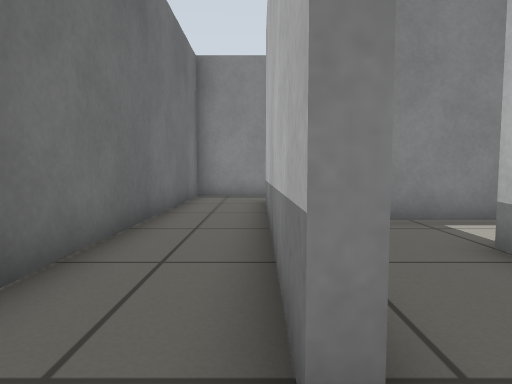
[1] (above)

20 first-person views from a walk through a robot-simulator world made for Gazebo. The camera is 0.5 m above the floor, tilts 4° down and sees 75° across. The floor is counted in squares, 0.5 m on a side. Each view is taken from the middle of a square. On the plan, view 1 faces up. The plan holds only what a view shows up to about 12 squares ahead; the rest is blank. Simple patterns stand in for the simulator's built-in surfaces.

[2]
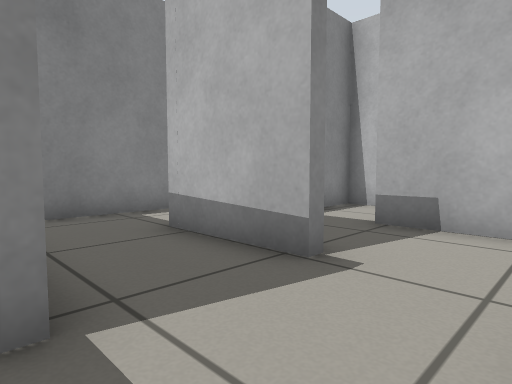

[3]
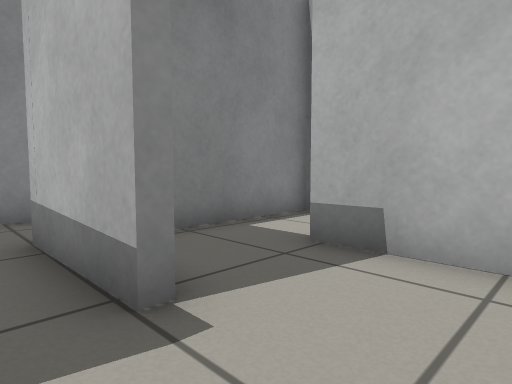

[4]
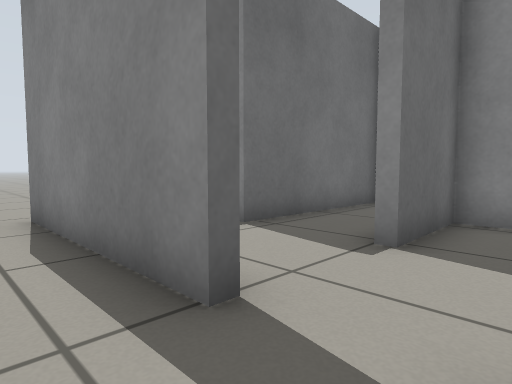

[5]
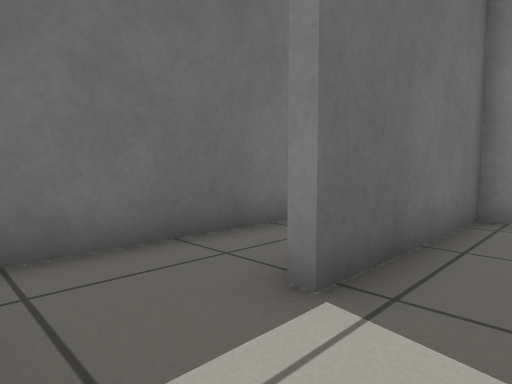

[6]
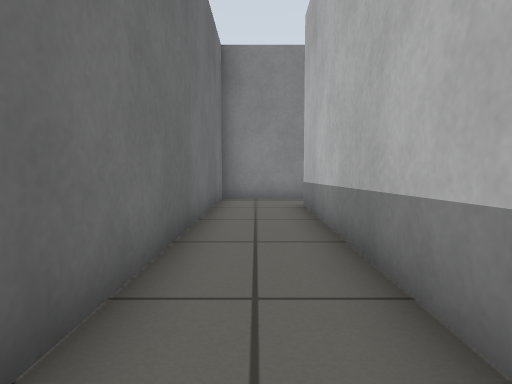

[7]
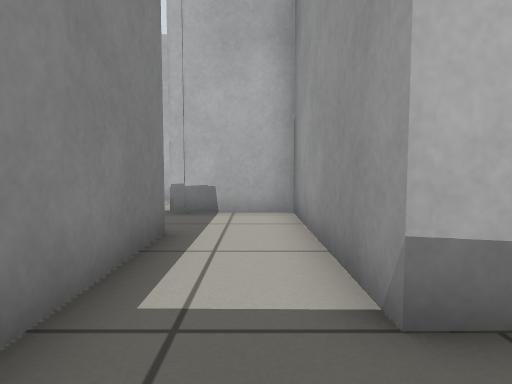

[8]
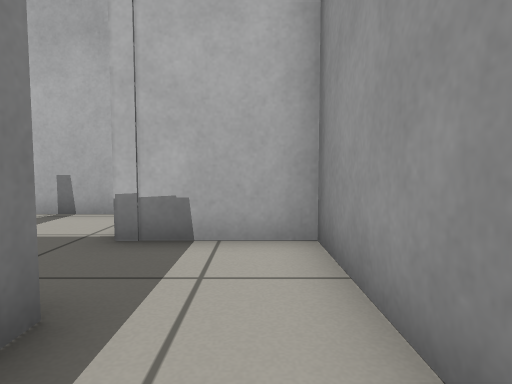

[9]
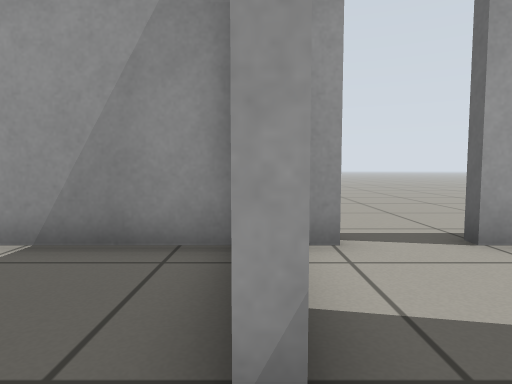

[10]
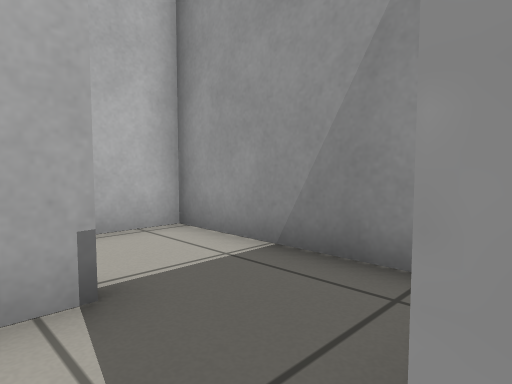

[11]
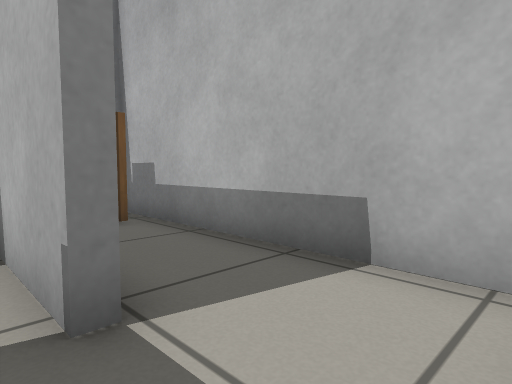

[12]
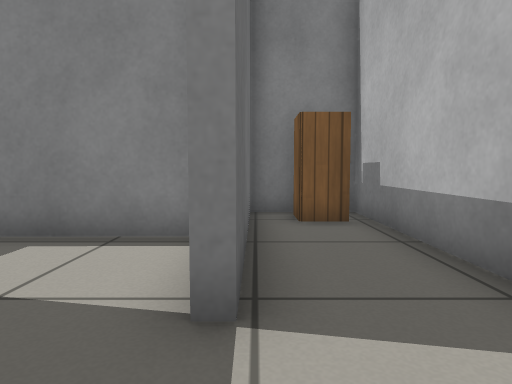

[13]
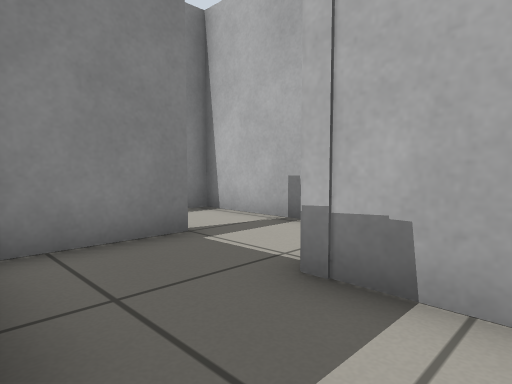

[14]
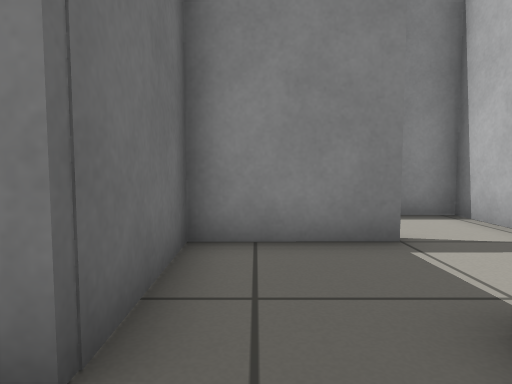

[15]
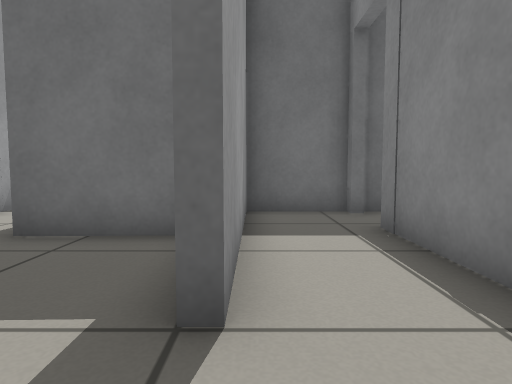

[16]
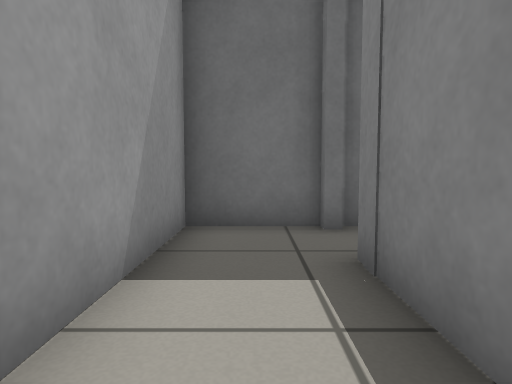

[17]
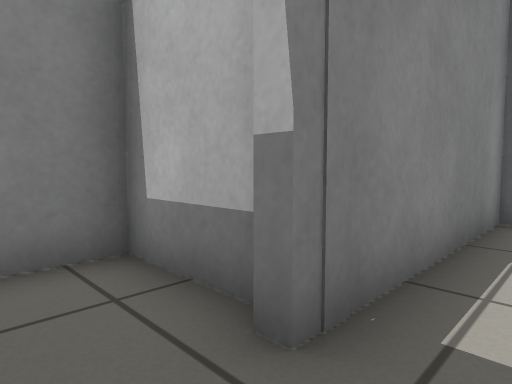

[18]
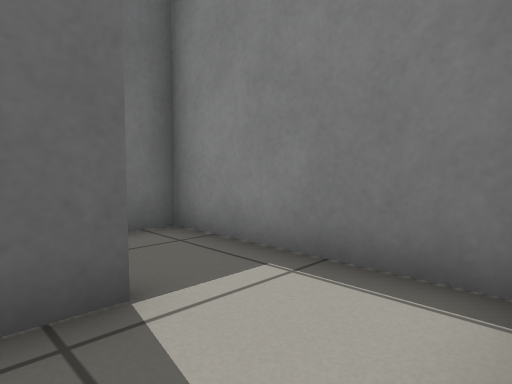

[19]
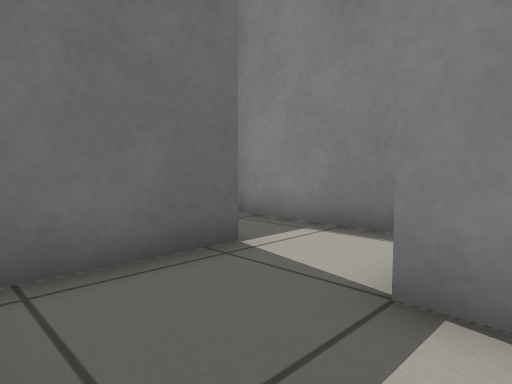

[20]
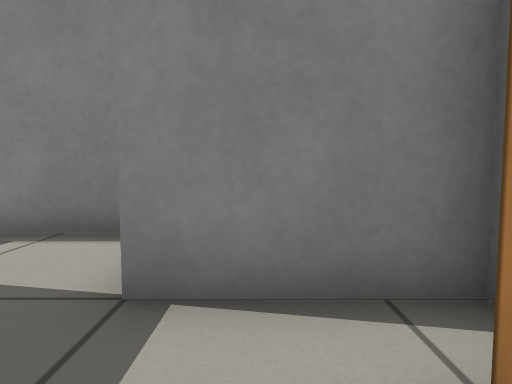

### Floor plan
Ten units are one square. View 1 is at (0, 0); x grows to the right and y downward. Boxes are objects, and circles mark ways between rooms. Rooms are numbered by the first view taken in them; rooms with no view inside come last. Other rooms are left out.
<svg viewBox="-30 -153 148 188">
<path fill="none" stroke="#000" d="M33 -12 30 -12 30 -41 86 -41 86 -70M26 13 31 13M61 -76 61 -64 6 -64 5 -12M31 16 -25 16M2 -12 3 -102M16 -121 -21 -121 -21 5M58 -17 62 -17M86 -10 86 -38 55 -38M63 13 84 13M90 -27 90 -11M84 13 113 13 113 -66 89 -66M91 -95 61 -95 61 -76M113 -76 113 -106M33 -122 33 -98 91 -98M113 -106 113 -121 54 -121M58 -95 29 -95M6 -102 6 -74M55 -38 33 -38 33 -12M58 6 58 -17M49 13 54 13M33 -130 33 -125M57 -126 56 -148 44 -148M26 -121 16 -121"/>
<rect x="95" y="-65" width="10" height="20" fill="#bbb"><title>cabinet</title></rect>
<rect x="45" y="-85" width="10" height="10" fill="#bbb"><title>cabinet</title></rect>
<circle cx="0" cy="0" r="3" fill="#2a7"/>
<circle cx="75" cy="-65" r="3" fill="#2a7"/>
<circle cx="30" cy="-5" r="3" fill="#2a7"/>
<circle cx="40" cy="12" r="3" fill="#2a7"/>
<circle cx="10" cy="-110" r="3" fill="#2a7"/>
<circle cx="90" cy="0" r="3" fill="#2a7"/>
<circle cx="60" cy="-25" r="3" fill="#2a7"/>
<circle cx="95" cy="-100" r="3" fill="#2a7"/>
<circle cx="45" cy="-120" r="3" fill="#2a7"/>
<circle cx="20" cy="-100" r="3" fill="#2a7"/>
<text x="20" y="-30">1</text>
<text x="80" y="30">2</text>
<text x="-10" y="-60">3</text>
<text x="70" y="-10">4</text>
<text x="100" y="-20">5</text>
<text x="90" y="-90">6</text>
<text x="70" y="-110">7</text>
<text x="30" y="-80">8</text>
<text x="40" y="-20">9</text>
<text x="40" y="-140">10</text>
<text x="20" y="-110">11</text>
</svg>
Room 1 opens to room 3. Room 1 opens to room 6. Room 1 opens to room 9. Room 2 opens to room 9. Room 3 opens to room 11. Room 4 opens to room 5. Room 4 opens to room 9. Room 6 opens to room 7. Room 7 opens to room 10. Room 8 opens to room 11.

Where each view was taken, in squares from view 1:
view 1: 0 up, 0 right, facing up
view 2: 1 down, 0 right, facing up-right
view 3: 1 down, 2 right, facing up-right
view 4: 3 down, 5 right, facing up-left
view 5: 1 down, 2 right, facing up-left
view 6: 1 up, 1 left, facing up
view 7: 5 up, 1 right, facing right
view 8: 5 up, 4 right, facing right
view 9: 3 up, 6 right, facing down
view 10: 2 up, 6 right, facing down-right
view 11: 1 down, 8 right, facing up-right
view 12: 1 down, 9 right, facing up
view 13: 5 up, 6 right, facing up-right
view 14: 5 up, 7 right, facing up
view 15: 10 up, 11 right, facing left
view 16: 11 up, 9 right, facing left
view 17: 11 up, 4 right, facing up-right
view 18: 9 up, 3 right, facing up-left
view 19: 7 up, 4 right, facing up-left
view 20: 7 up, 4 right, facing up
